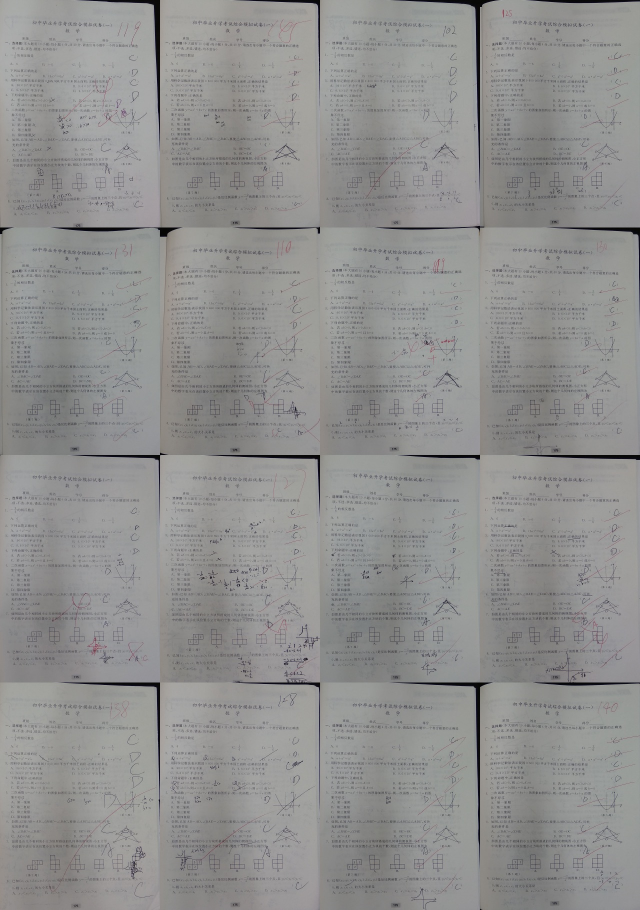
#> input picture collate.jpg, 1280 x 1820 px (shown at 1/2 size)
$ python flow.py collate.jpg   (older library calls are emulated)
#> lines starting #> are read from the running program, lines starting #| are printed output that depends on the picture
'''
compute the best image and the best other candidates
'''
# USAGE
# python stitch.py --first images/bryce_left_01.png --second images/bryce_right_01.png

# import the necessary packages
from pyimagesearch.panorama import Stitcher
import argparse
import imutils
import cv2
import numpy as np

# [48 lines left out: functions smallest_flow, smallest_candidates, not called in this run]

def order_candidates(files, max_width, block_size):
#> called with max_width = 800, block_size = 10
  images = []
  for file in files:
    imageA = cv2.imread(file)
#> imageA is the input picture: shape (1820, 1280, 3); mean B, G, R 143.5, 144.5, 144.5
    imageA = imutils.resize(imageA, width=max_width)
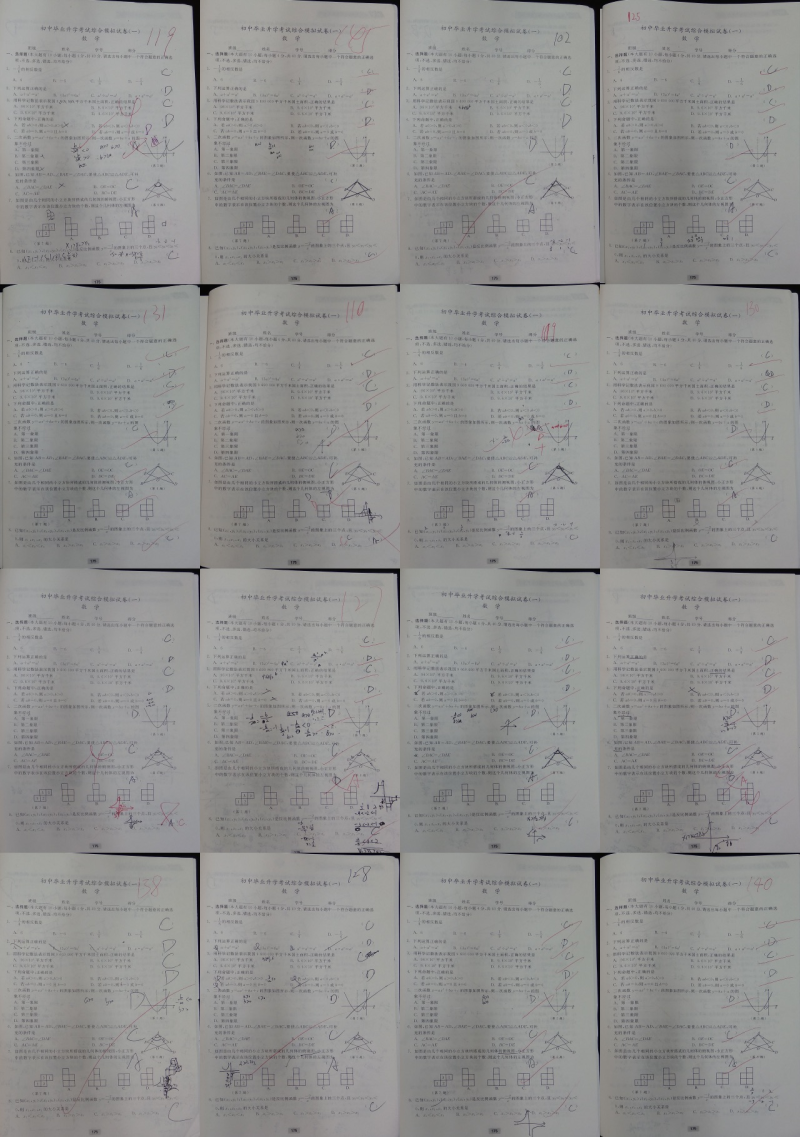
#> imageA: shape (1137, 800, 3); mean B, G, R 143.5, 144.5, 144.5
    images.append(imageA)

  block_size = min(block_size, len(images))
#> block_size = 1
  slice = range(0, len(images), block_size)
  if (len(images)-slice[-1]) > block_size // 2:
#> (the run stopped early here; a loop or call above may not have finished)
